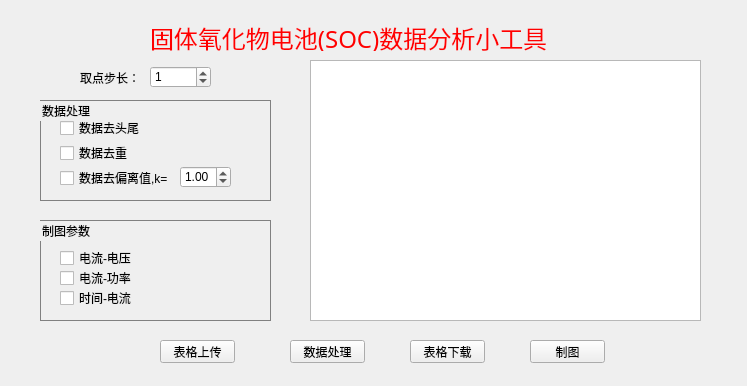
<?xml version="1.0" encoding="UTF-8"?>
<ui version="4.0">
 <class>DataAnalyse</class>
 <widget class="QWidget" name="DataAnalyse">
  <property name="geometry">
   <rect>
    <x>0</x>
    <y>0</y>
    <width>747</width>
    <height>386</height>
   </rect>
  </property>
  <property name="windowTitle">
   <string>数据分析</string>
  </property>
  <property name="styleSheet">
   <string notr="true">#DataAnalyse{border-image:url(:/images/background2.png)}</string>
  </property>
  <widget class="QLabel" name="l_title">
   <property name="geometry">
    <rect>
     <x>150</x>
     <y>20</y>
     <width>401</width>
     <height>31</height>
    </rect>
   </property>
   <property name="font">
    <font>
     <family>隶书</family>
     <pointsize>18</pointsize>
    </font>
   </property>
   <property name="text">
    <string>&lt;html&gt;&lt;head/&gt;&lt;body&gt;&lt;p&gt;&lt;span style=&quot; color:#ff0000;&quot;&gt;固体氧化物电池(SOC)数据分析小工具&lt;/span&gt;&lt;/p&gt;&lt;/body&gt;&lt;/html&gt;</string>
   </property>
  </widget>
  <widget class="QPushButton" name="pb_da">
   <property name="geometry">
    <rect>
     <x>290</x>
     <y>340</y>
     <width>75</width>
     <height>23</height>
    </rect>
   </property>
   <property name="text">
    <string>数据处理</string>
   </property>
  </widget>
  <widget class="QPushButton" name="pb_plot">
   <property name="geometry">
    <rect>
     <x>530</x>
     <y>340</y>
     <width>75</width>
     <height>23</height>
    </rect>
   </property>
   <property name="text">
    <string>制图</string>
   </property>
  </widget>
  <widget class="QGroupBox" name="gb_da">
   <property name="geometry">
    <rect>
     <x>40</x>
     <y>100</y>
     <width>231</width>
     <height>101</height>
    </rect>
   </property>
   <property name="styleSheet">
    <string notr="true">#gb_da{border: 0.5px solid gray}</string>
   </property>
   <property name="title">
    <string>数据处理</string>
   </property>
   <widget class="QCheckBox" name="cb_dup">
    <property name="geometry">
     <rect>
      <x>20</x>
      <y>45</y>
      <width>71</width>
      <height>16</height>
     </rect>
    </property>
    <property name="text">
     <string>数据去重</string>
    </property>
   </widget>
   <widget class="QCheckBox" name="cb_vari">
    <property name="geometry">
     <rect>
      <x>20</x>
      <y>70</y>
      <width>111</width>
      <height>16</height>
     </rect>
    </property>
    <property name="text">
     <string>数据去偏离值,k=</string>
    </property>
   </widget>
   <widget class="QDoubleSpinBox" name="dsb_vari">
    <property name="geometry">
     <rect>
      <x>140</x>
      <y>66</y>
      <width>51</width>
      <height>22</height>
     </rect>
    </property>
    <property name="maximum">
     <double>5.000000000000000</double>
    </property>
    <property name="value">
     <double>1.000000000000000</double>
    </property>
   </widget>
   <widget class="QCheckBox" name="cb_del">
    <property name="geometry">
     <rect>
      <x>20</x>
      <y>20</y>
      <width>181</width>
      <height>16</height>
     </rect>
    </property>
    <property name="text">
     <string>数据去头尾</string>
    </property>
   </widget>
  </widget>
  <widget class="QGroupBox" name="gb_plot">
   <property name="geometry">
    <rect>
     <x>40</x>
     <y>220</y>
     <width>231</width>
     <height>101</height>
    </rect>
   </property>
   <property name="styleSheet">
    <string notr="true">#gb_plot{border: 0.5px solid gray}</string>
   </property>
   <property name="title">
    <string>制图参数</string>
   </property>
   <widget class="QCheckBox" name="cb_av">
    <property name="geometry">
     <rect>
      <x>20</x>
      <y>30</y>
      <width>81</width>
      <height>16</height>
     </rect>
    </property>
    <property name="text">
     <string>电流-电压</string>
    </property>
   </widget>
   <widget class="QCheckBox" name="cb_ap">
    <property name="geometry">
     <rect>
      <x>20</x>
      <y>50</y>
      <width>81</width>
      <height>16</height>
     </rect>
    </property>
    <property name="text">
     <string>电流-功率</string>
    </property>
   </widget>
   <widget class="QCheckBox" name="cb_ta">
    <property name="geometry">
     <rect>
      <x>20</x>
      <y>70</y>
      <width>81</width>
      <height>16</height>
     </rect>
    </property>
    <property name="text">
     <string>时间-电流</string>
    </property>
   </widget>
  </widget>
  <widget class="QLabel" name="l_step">
   <property name="geometry">
    <rect>
     <x>80</x>
     <y>70</y>
     <width>71</width>
     <height>16</height>
    </rect>
   </property>
   <property name="text">
    <string>取点步长：</string>
   </property>
  </widget>
  <widget class="QSpinBox" name="sb_step">
   <property name="geometry">
    <rect>
     <x>150</x>
     <y>66</y>
     <width>61</width>
     <height>22</height>
    </rect>
   </property>
   <property name="value">
    <number>1</number>
   </property>
  </widget>
  <widget class="QPushButton" name="pb_upload">
   <property name="geometry">
    <rect>
     <x>160</x>
     <y>340</y>
     <width>75</width>
     <height>23</height>
    </rect>
   </property>
   <property name="text">
    <string>表格上传</string>
   </property>
  </widget>
  <widget class="QPushButton" name="pb_down">
   <property name="geometry">
    <rect>
     <x>410</x>
     <y>340</y>
     <width>75</width>
     <height>23</height>
    </rect>
   </property>
   <property name="text">
    <string>表格下载</string>
   </property>
  </widget>
  <widget class="QGraphicsView" name="plot">
   <property name="geometry">
    <rect>
     <x>310</x>
     <y>60</y>
     <width>391</width>
     <height>261</height>
    </rect>
   </property>
  </widget>
 </widget>
 <resources>
  <include location="res.qrc"/>
 </resources>
 <connections/>
</ui>
